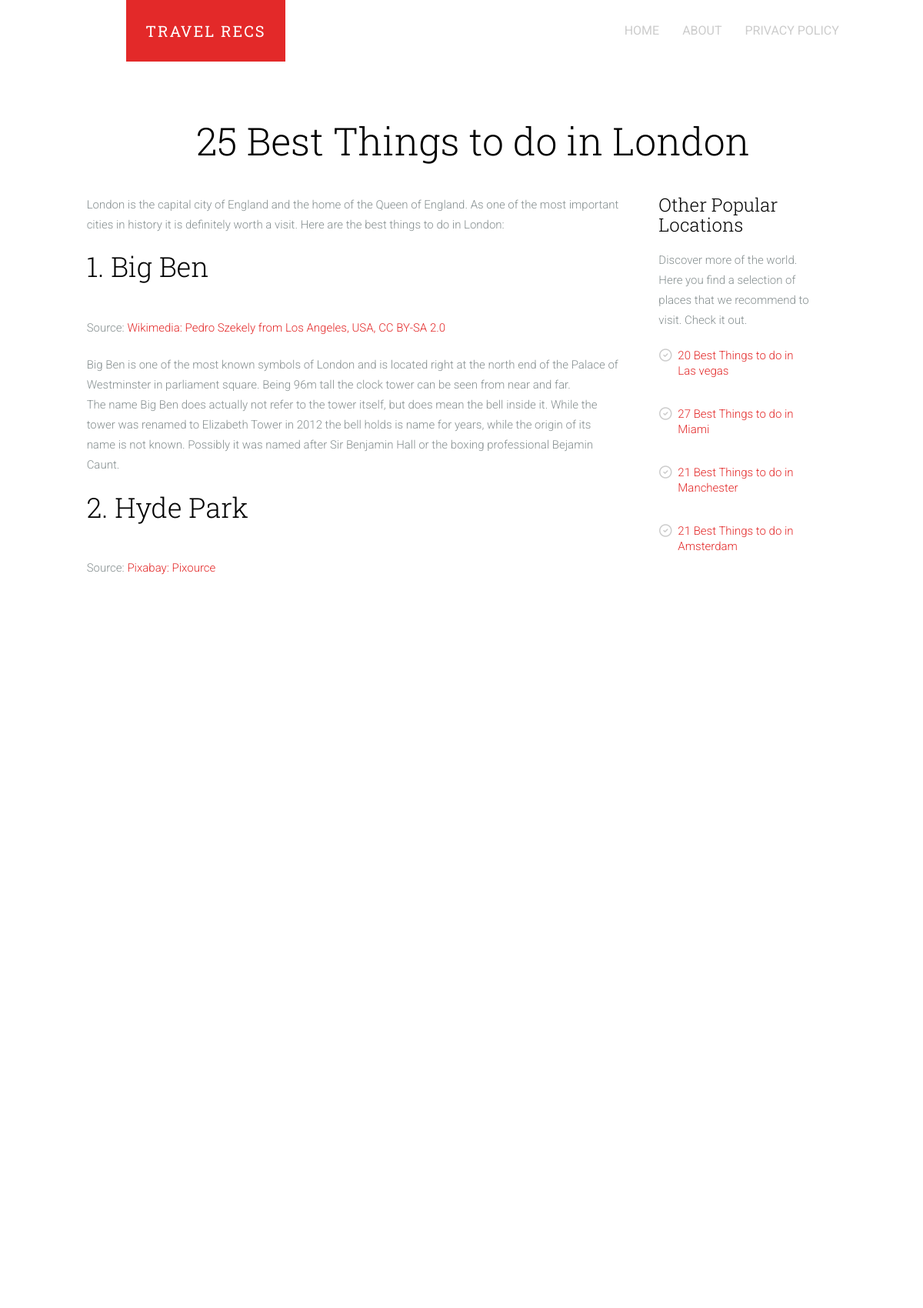
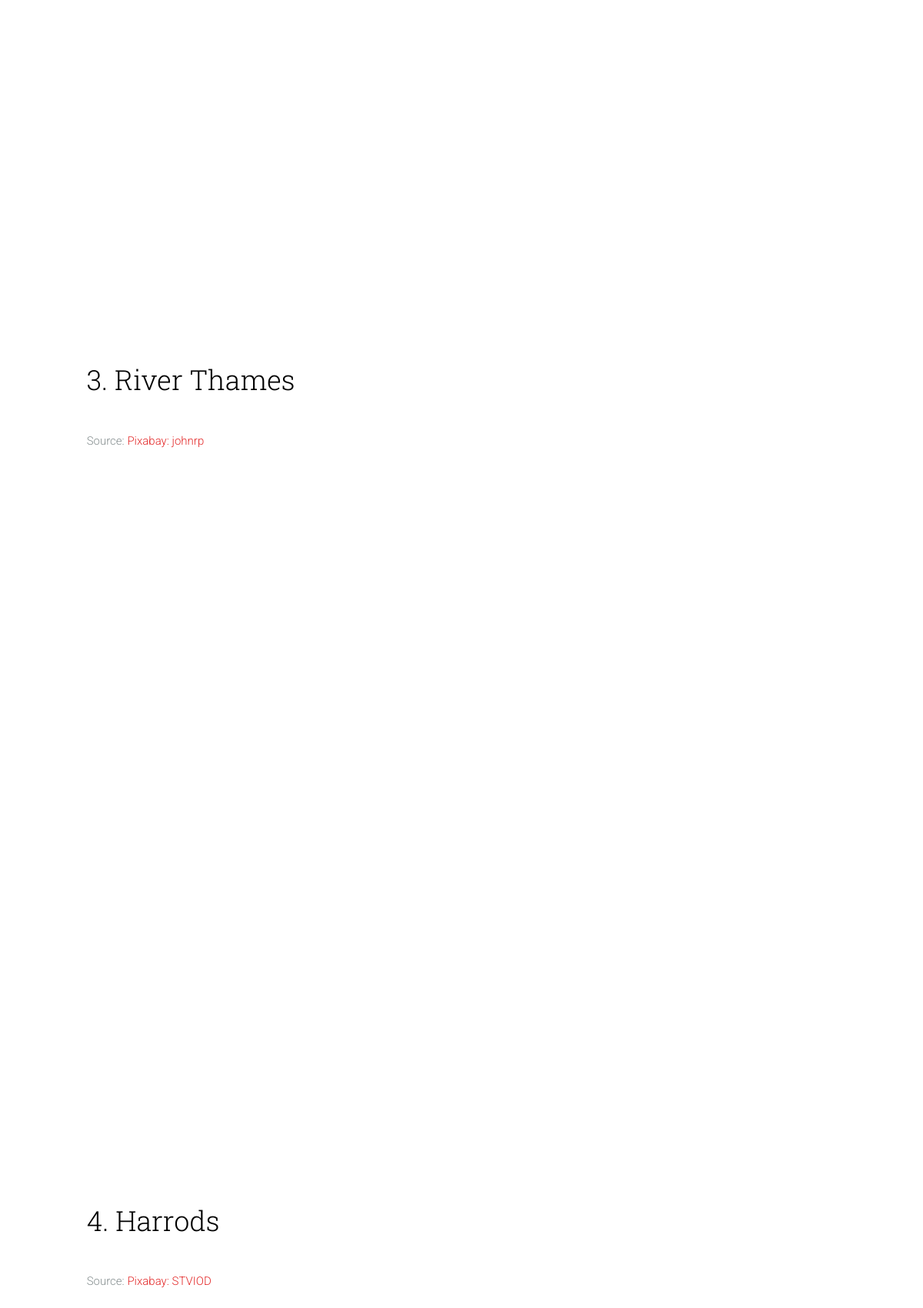
/post/best-things-to-do-in-greater-london/ (upper part), run on the app's committed database (2 pictures, top to bottom).
### posts/models.py (models this page shows, shortened)
class Post(models.Model):
    id = models.AutoField(primary_key=True)
    title = models.CharField(max_length=100)
    overview = models.TextField()
    timestamp = models.DateTimeField(auto_now_add=True)
    mainImage = models.ImageField()
    entryText = models.TextField(default="") # entry text of the post
    postTitle = models.CharField(max_length=100, default="") # title of the post
    url = models.CharField(max_length=100, default="")
    region = models.CharField(max_length=100, default="")
    country = models.CharField(max_length=100, default="")

class PostEntry(models.Model):
    post = models.ForeignKey(Post, on_delete=models.deletion.CASCADE, related_name='entries')
    rank = models.IntegerField(default=0)
    title = models.CharField(max_length=100)
    image = models.ImageField()
    imageSourceHref = models.CharField(default="", max_length=1000)
    imageSourceText = models.CharField(default="", max_length=1000)
    infoText = models.TextField(default="")

### posts/views.py (the view)
# urls.py: path('post/', travel_post),
def travel_post(request, url):
    chosenPost = Post.objects.filter(url=url).first()
    recPosts = Post.objects.order_by("-timestamp")[0:4]
    context = {
        'post_object': chosenPost,
        'rec_post_objects': recPosts
    }
    return render(request, "travel-post.html", context)

### templates/travel-post.html (shortened to what this page needs)
{% extends 'base.html' %}
{% block content %}
<div id="fh5co-main">
	<div class="fh5co-intro text-center" style="padding:20px;">
		<div class="container">
			<div class="row">
				<div class="col-md-8 col-md-offset-2">
					<h1 class="intro-lead">{{ post_object.postTitle}}</h1>
				</div>
			</div>
		</div>
	</div>
	<div id="fh5co-content">
		<div class="container">
			<div class="row">
				<div class="col-md-10">
					<div class="row">
						<div class="col-md-9 col-md-push-1">
							<p> {{ post_object.entryText }}</p>
							{% for obj in post_object.entries.all %}
								<h1>{{ forloop.counter }}.  {{ obj.title }}</h1>
								<div>
									<p>Source: <a href="{{ obj.imageSourceHref }}" target="_blank">{{ obj.imageSourceText }}</a></p>
								</div>
								<p class="animate-box" style="white-space: pre-line">{{ obj.infoText}}</p>
							{% endfor %}
						</div>
						<div class="col-md-3 col-md-push-1 animate-box">
							<h3>Other Popular Locations</h3>
							<p>Discover more of the world. Here you find a selection of places that we recommend to visit. Check it out. </p>
							<ul class="fh5co-list-check">
								{% for obj in rec_post_objects.all %}
									<a href="/post/{{ obj.url }}/">
									<li>{{ obj.postTitle}}</li>
										</a>
								{% endfor %}
							</ul>
						</div>
					</div>
				</div>
			</div>
		</div>
	</div>
</div>
{% endblock content %}

### templates/base.html (shortened to what this page needs)
<!DOCTYPE html>
 <html class="no-js">
{% include "head.html" %}
<body>
    {% include "header.html" %}
    {% block content %}
    {% endblock content %}
</body>
</html>

### templates/head.html (shortened to what this page needs)
{% load static %}
<head>
<link rel="stylesheet" href="{% static 'css/animate.css' %}">
<link rel="stylesheet" href="{% static 'css/icomoon.css' %}">
<link rel="stylesheet" href="{% static 'css/simple-line-icons.css' %}">
<link rel="stylesheet" href="{% static 'css/style.css' %}">
</head>

### templates/header.html (shortened to what this page needs)
<header id="fh5co-header" role="banner">
	<nav class="navbar navbar-default" role="navigation">
		<div class="container">
			<div class="row">
				<div class="col-md-10 col-md-offset-1">
					<div class="navbar-header">
					<a class="navbar-brand" href="">Travel Recs</a>
					</div>
					<div id="fh5co-navbar" class="navbar-collapse collapse">
						<ul class="nav navbar-nav navbar-right">
							<li ><a href="/"><span>Home </span></a></li>
							<li><a href="/about"><span>About </span></a></li>
							<li><a href="/privacy-policy"><span>Privacy Policy </span></a></li>
						</ul>
					</div>
				</div>
			</div>
		</div>
	</nav>
</header>

### templates/scripts.html (shortened to what this page needs)
{% load static %}

### data on the page
Post: postTitle "25 Best Things to do in London", entryText "London is the capital city of England and the home of the Queen of England. As one of the most important cities in history it is definitely worth a visit. Here are the best things to do in London:"
PostEntry: title "Big Ben", imageSourceText "Wikimedia: Pedro Szekely from Los Angeles, USA, CC BY-SA 2.0", infoText "Big Ben is one of the most known symbols of London and is located right at the north end of the Palace of Westminster in parliament square. Being 96m tall the clock tower can be seen from near and far. The name Big Ben does actually not refer to the tower itself, but does mean the bell inside it. While the tower was renamed to Elizabeth Tower in 2012 the bell holds is name for years, while the origin of its name is not known. Possibly it was named after Sir Benjamin Hall or the boxing professional Bejamin Caunt."
PostEntry: title "Hyde Park", imageSourceText "Pixabay: Pixource"
PostEntry: title "River Thames", imageSourceText "Pixabay: johnrp"
PostEntry: title "Harrods", imageSourceText "Pixabay: STVIOD"
Post: postTitle "20 Best Things to do in Las vegas"
Post: postTitle "27 Best Things to do in Miami"
Post: postTitle "21 Best Things to do in Manchester"
Post: postTitle "21 Best Things to do in Amsterdam"
